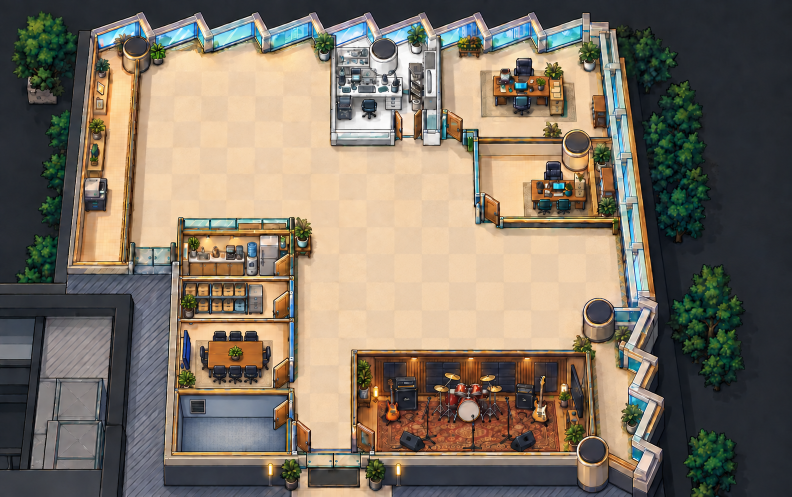
#> input picture frontend/company-office/reference-v3/office-background-layered.png, 1584 x 993 px (shown at 1/2 size)
$ python build_rock_room_occlusion.py
#> lines starting #> are read from the running program, lines starting #| are printed output that depends on the picture
#!/usr/bin/env python3
"""Build transparent rock-room occlusion layers from the approved room background.

The room remains a single unchanged background. These small derived PNGs only
restore the front-most parts of the existing drums and microphone stands after
character sprites are drawn, so the cats do not visually cut through props.
"""
from __future__ import annotations

from pathlib import Path

from PIL import Image, ImageDraw

ROOT = Path(__file__).resolve().parents[1]
BACKGROUND = ROOT / "frontend/company-office/reference-v3/office-background-layered.png"
OUTPUT_DIR = ROOT / "frontend/company-office/connected-v5/media/rock-room"
ROOM_BOUNDS = (708, 701, 480, 206)
MAP_SIZE = (1584, 993)


def copy_masked(background: Image.Image, mask: Image.Image) -> Image.Image:
    layer = Image.new("RGBA", background.size, (0, 0, 0, 0))
    layer.paste(background, (0, 0), mask)
    return layer.crop(
        (
            ROOM_BOUNDS[0],
            ROOM_BOUNDS[1],
            ROOM_BOUNDS[0] + ROOM_BOUNDS[2],
            ROOM_BOUNDS[1] + ROOM_BOUNDS[3],
        )
    )


def build_drum_front(background: Image.Image) -> Image.Image:
    mask = Image.new("L", background.size, 0)
    draw = ImageDraw.Draw(mask)
    # Existing bass-drum face/rim. Only this front face is restored; the upper
    # drums stay behind the drummer so the cat remains visibly readable.
    draw.ellipse((913, 795, 984, 848), fill=255)
    return copy_masked(background, mask)


def build_stage_mics_front(background: Image.Image) -> Image.Image:
    mask = Image.new("L", background.size, 0)
    draw = ImageDraw.Draw(mask)

    # Left microphone: head, shaft and tripod from the existing room pixels.
    draw.ellipse((839, 793, 849, 804), fill=255)
    draw.line((844, 801, 839, 838), fill=255, width=3)
    draw.line((839, 836, 827, 850), fill=255, width=3)
    draw.line((839, 836, 850, 850), fill=255, width=3)

    # The centre microphone stays in the unchanged room background. Restoring
    # its full shaft after the vocalist is drawn cuts a dark line through the
    # cat's face and body; leaving it behind the transparent sprite preserves
    # the natural head/stand occlusion without repainting the room.

    # Right microphone mirrors the left-stage position.
    draw.ellipse((1058, 793, 1068, 804), fill=255)
    draw.line((1063, 801, 1068, 838), fill=255, width=3)
    draw.line((1068, 836, 1057, 850), fill=255, width=3)
    draw.line((1068, 836, 1080, 850), fill=255, width=3)

    return copy_masked(background, mask)


def main() -> None:
    background = Image.open(BACKGROUND).convert("RGBA")
    if background.size != MAP_SIZE:
        raise SystemExit(f"unexpected background size: {background.size}, expected {MAP_SIZE}")
    OUTPUT_DIR.mkdir(parents=True, exist_ok=True)
    outputs = {
        "drum-kit-front.png": build_drum_front(background),
        "stage-mics-front.png": build_stage_mics_front(background),
    }
#> in build_drum_front, `mask = Image.new("L", background.size, 0)`: mask: PIL image 1584x993 L; every value is 0
#> in copy_masked, `layer = Image.new("RGBA", background.size, (0, 0, 0, 0))`: layer: PIL image 1584x993 RGBA; every value is 0
#> in copy_masked, `layer.paste(background, (0, 0), mask)`:
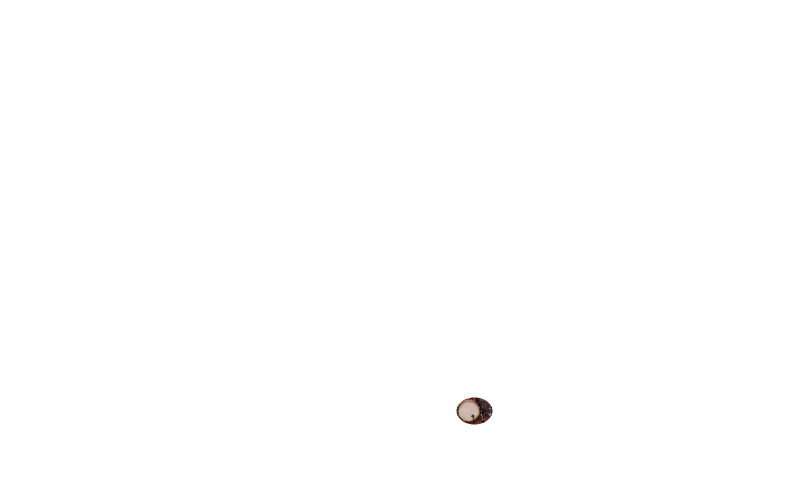
#> layer: PIL image 1584x993 RGBA (shown at 1/2 size); mean R, G, B, A 0.2, 0.2, 0.2, 0.5; transparent parts drawn white
#> in copy_masked, `return layer.crop( ( ROOM_BOUNDS[0], ROOM_BOUNDS[1], ROOM_BOUNDS[0] + ..`:
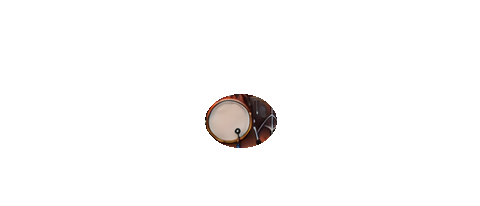
#> returned value: PIL image 480x206 RGBA; mean R, G, B, A 3.9, 3.1, 2.8, 7.9; transparent parts drawn white
#> in copy_masked (call 2), `return layer.crop( ( ROOM_BOUNDS[0], ROOM_BOUNDS[1], ROOM_BOUNDS[0] + ..`:
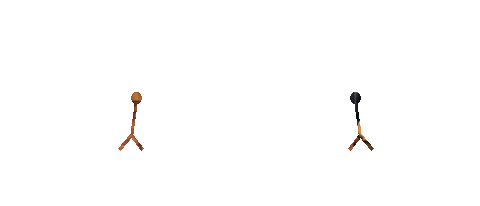
#> returned value: PIL image 480x206 RGBA; mean R, G, B, A 0.8, 0.5, 0.3, 1.7; transparent parts drawn white
    for name, image in outputs.items():
        image.save(OUTPUT_DIR / name, optimize=True)
        print(f"wrote {OUTPUT_DIR / name} {image.size} RGBA")
#> this loop made 2 passes
#> name on passes 1 to 2: 'drum-kit-front.png', 'stage-mics-front.png'
#| wrote frontend/company-office/connected-v5/media/rock-room/drum-kit-front.png (480, 206) RGBA
#| wrote frontend/company-office/connected-v5/media/rock-room/stage-mics-front.png (480, 206) RGBA


if __name__ == "__main__":
    main()
